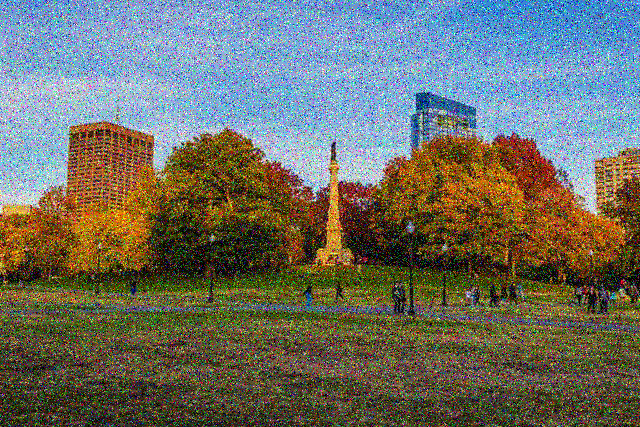
#> input picture Fundamental Operations/Resources/Photos/noised_park.png, 640 x 427 px
$ python CompareAll.py
#> lines starting #> are read from the running program, lines starting #| are printed output that depends on the picture
import cv2 as cv
import numpy as np
from matplotlib import pyplot as plt

# read an image
img = cv.imread('../Resources/Photos/noised_park.png')
#> img is the input picture: shape (427, 640, 3); mean B, G, R 101.8, 111.4, 109.4

# 2D convolution
kernel = np.ones((5,5),np.float32)/25 # normalized 2D convolution filter
convol_2D = cv.filter2D(img,-1,kernel)
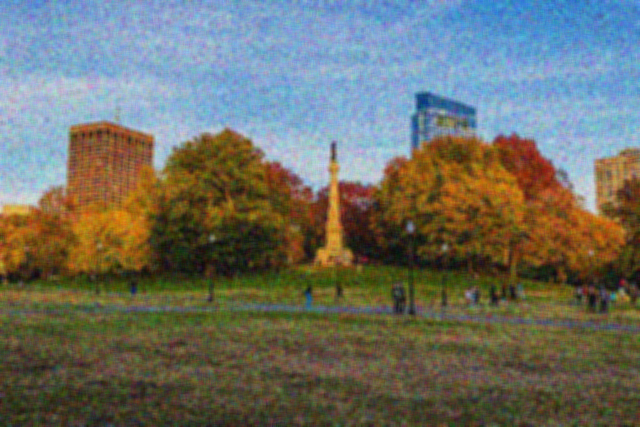
#> convol_2D: shape (427, 640, 3); mean B, G, R 101.8, 111.5, 109.4

# averaging blurring (both produces same output normalised
norm_blur = cv.blur(src=img, ksize=(7,7))
norm_blur = cv.boxFilter(src=img,ddepth=0,ksize=(7,7),normalize=True)

# Gaussian blur
gaussian_blur = cv.GaussianBlur(src=img,ksize=(7,7),sigmaX=0)

# median blur
median_filter = cv.medianBlur(src=img,ksize=7)
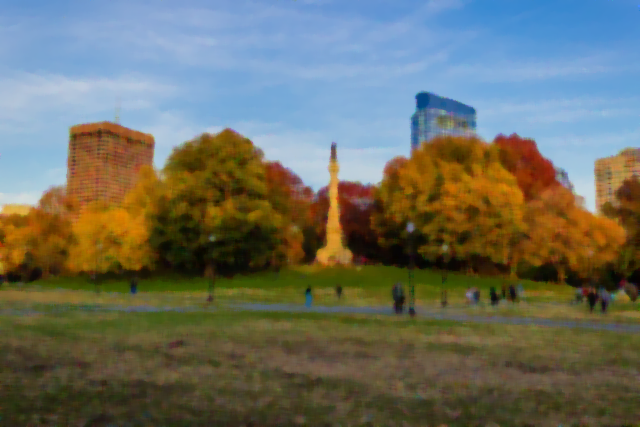
#> median_filter: shape (427, 640, 3); mean B, G, R 97.4, 110, 108

# bilateral Filter
bilateral_blur = cv.bilateralFilter(src=img,d=7,sigmaSpace=75,sigmaColor=100)
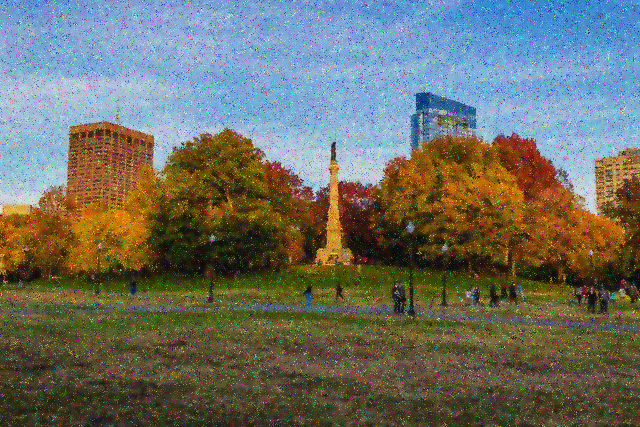
#> bilateral_blur: shape (427, 640, 3); mean B, G, R 100.7, 110.8, 108.9


# I have done this because plt.imshow() shows RGB format
img = cv.cvtColor(src=img, code=cv.COLOR_BGR2RGB)
convol_2D = cv.cvtColor(src=convol_2D,code=cv.COLOR_BGR2RGB)
norm_blur = cv.cvtColor(src=norm_blur,code=cv.COLOR_BGR2RGB)
gaussian_blur = cv.cvtColor(src=gaussian_blur,code=cv.COLOR_BGR2RGB)
median_filter = cv.cvtColor(src=median_filter,code=cv.COLOR_BGR2RGB)
bilateral_blur = cv.cvtColor(src=bilateral_blur,code=cv.COLOR_BGR2RGB)


# draw pixel distribution after smoothing
plt.subplot(261), plt.imshow(img),plt.title('Noised Image')
plt.subplot(262), plt.imshow(convol_2D),plt.title('2D Convolutionised Image')
plt.subplot(263), plt.imshow(norm_blur),plt.title('Averaging')
plt.subplot(264), plt.imshow(gaussian_blur),plt.title('Gaussian blur')
plt.subplot(265), plt.imshow(median_filter),plt.title('Median blur')
plt.subplot(266), plt.imshow(bilateral_blur),plt.title('bilateral Filter')

plt.subplot(267),plt.hist(img.ravel(),256,[0,256],color='red'),plt.xlim([0, 256])
plt.subplot(268),plt.hist(convol_2D.ravel(),256,[0,256],color='blue'),plt.xlim([0, 256])
plt.subplot(269),plt.hist(norm_blur.ravel(),256,[0,256],color='green'),plt.xlim([0, 256])
plt.subplot(2,6,10),plt.hist(gaussian_blur.ravel(),256,[0,256],color='purple'),plt.xlim([0, 256])
plt.subplot(2,6,11),plt.hist(median_filter.ravel(),256,[0,256],color='orange'),plt.xlim([0, 256])
plt.subplot(2,6,12),plt.hist(bilateral_blur.ravel(),256,[0,256],color='gray'),plt.xlim([0, 256])

plt.show()
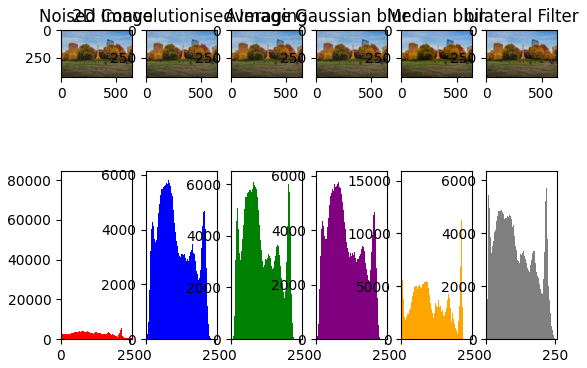
#> figure drawn by matplotlib, 12 panels; panel 7: tallest bar 80524 high, from x = 0 to 1; panel 8: tallest bar 5840 high, from x = 76 to 77; panel 9: tallest bar 6187 high, from x = 209 to 210; panel 10: tallest bar 5878 high, from x = 82 to 83

cv.waitKey(0)

$ run again, with Fundamental Operations/Resources/Photos/img_1.png copied over Fundamental Operations/Resources/Photos/noised_park.png
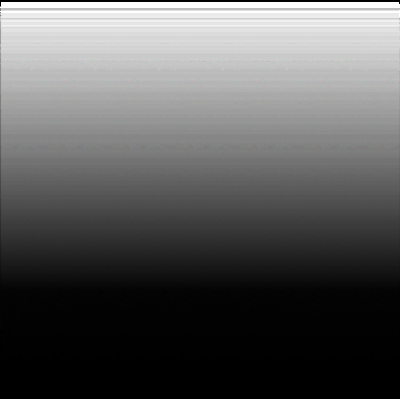
#> input picture Fundamental Operations/Resources/Photos/img_1.png, 400 x 399 px
#> img is the input picture: shape (399, 400, 3); mean B, G, R 91.9, 91.9, 91.9
#> `norm_blur = cv.blur(src=img, ksize=(7,7))`:
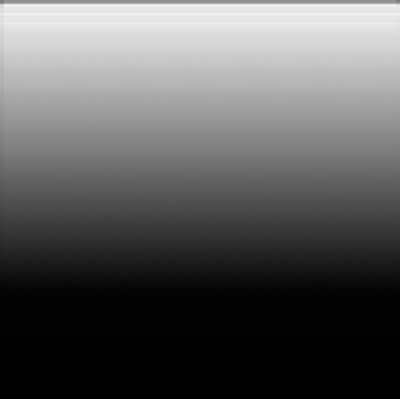
#> norm_blur: shape (399, 400, 3); mean B, G, R 92.1, 92.2, 92.1
